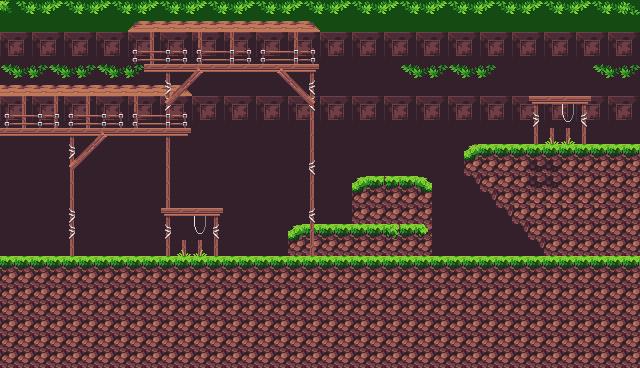

The image is a tile-based game level rendered from a .tmx file. Its description and source (layers, tilesets, objects; grid data summarised) follow:
An orthogonal 40x23 tile map with 16x16 px tiles, 6 tile layers (background, background details 3, ground, grass, ...) and 6 objects.

<map version="1.9" tiledversion="1.9.0" orientation="orthogonal" renderorder="right-down" width="40" height="23" tilewidth="16" tileheight="16" infinite="0" nextlayerid="8" nextobjectid="15">
 <editorsettings>
  <export target="../1.lua" format="lua" />
 </editorsettings>
 <tileset firstgid="1" name="tiles" tilewidth="16" tileheight="16" tilecount="625" columns="25">
  <image source="../../Tiles/Assets/Assets.png" width="400" height="400" />
 </tileset>
 <layer id="3" name="background" width="40" height="23">
  <data>[920 cells, 920 non-empty, 8 distinct tile ids]</data>
 </layer>
 <layer id="6" name="background details 3" width="40" height="23">
  <data>[920 cells, 24 non-empty, 4 distinct tile ids]</data>
 </layer>
 <layer id="1" name="ground" width="40" height="23">
  <data>[920 cells, 376 non-empty, 8 distinct tile ids]</data>
 </layer>
 <layer id="2" name="grass" width="40" height="23">
  <data>[920 cells, 65 non-empty, 6 distinct tile ids]</data>
 </layer>
 <layer id="4" name="background details" width="40" height="23">
  <data>[920 cells, 146 non-empty, 22 distinct tile ids]</data>
 </layer>
 <layer id="5" name="background details 2" width="40" height="23">
  <data>[920 cells, 51 non-empty, 13 distinct tile ids]</data>
 </layer>
 <objectgroup id="7" name="platform">
  <object id="9" x="0.666667" y="256.333">
   <properties>
    <property name="collidable" type="bool" value="true" />
   </properties>
   <polygon points="0,0 0,111.333 639,111 639,0" />
  </object>
  <object id="10" x="288.167" y="224.5">
   <properties>
    <property name="collidable" type="bool" value="true" />
   </properties>
   <polygon points="0,0 0,31.8333 144.583,31.8333 144.583,0.349817" />
  </object>
  <object id="11" x="352.333" y="176.417" width="79.3333" height="47.5833">
   <properties>
    <property name="collidable" type="bool" value="true" />
   </properties>
  </object>
  <object id="12" x="464" y="144.182">
   <properties>
    <property name="collidable" type="bool" value="true" />
   </properties>
   <polygon points="0,0 175.818,-0.181818 175.909,111.727 80.0909,111.545 79.7273,103.909 72.6364,96.2727 57.4545,80.7273 38.3636,64 19.9091,47.7273 5.45455,32 0,31.9091" />
  </object>
  <object id="13" x="0" y="127.75" width="191.5" height="8.5">
   <properties>
    <property name="collidable" type="bool" value="true" />
   </properties>
  </object>
  <object id="14" x="144" y="64" width="175" height="8.5">
   <properties>
    <property name="collidable" type="bool" value="true" />
   </properties>
  </object>
 </objectgroup>
</map>
